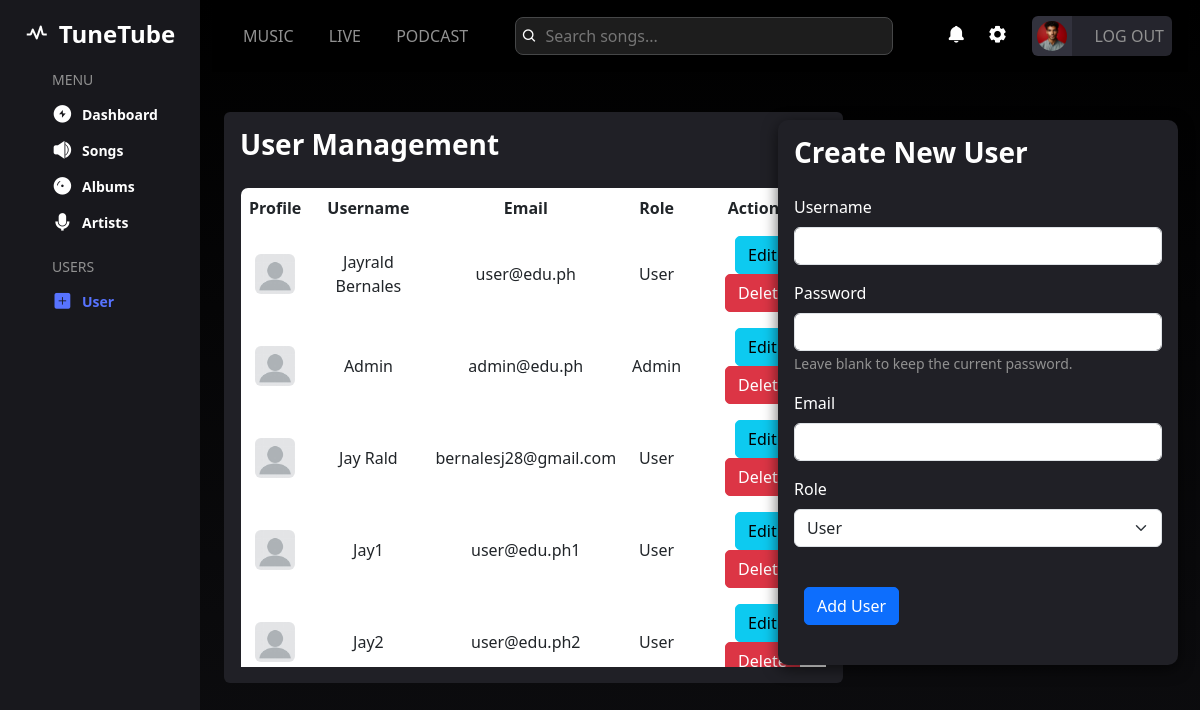
The app's page /admin/user.php (signed in) with its own data.
### tables this page shows
CREATE TABLE `users` (
  `UserID` int(100) NOT NULL,
  `Username` varchar(200) NOT NULL,
  `Password` varchar(200) NOT NULL,
  `Email` varchar(200) NOT NULL,
  `Role` varchar(50) DEFAULT 'user'
);

### admin/user.php (the view, shortened to what this page needs)
<?php
include('../security.php');
include('includes/header.php');
$result = $connection->query("SELECT * FROM users");
?>
<div class="container-fluid">
    <div class="row">
        <?php include 'includes/sidebar-user.php'; ?>
        <div class="col-md-10 position-relative">
            <?php include 'includes/topbar.php'; ?>
            <main class="row">
                <section class="col-md-8 p-4">
                    <div class="music-list-container p-3 mt-3 text-white rounded">
                        <h3>User Management</h3>
                        <div class="music-list overflow-auto" style="max-height: 480px;">
                            <div class="items">
                                <table class="table table-borderless table-hover">
                                    <thead class="table-borderless text-light">
                                        <tr>
                                            <th scope="col">Profile</th>
                                            <th scope="col">Username</th>
                                            <th scope="col">Email</th>
                                            <th scope="col">Role</th>
                                            <th scope="col">Actions</th>
                                        </tr>
                                    </thead>
                                    <tbody class="text-light">
                                        <?php while ($row = $result->fetch_assoc()): ?>
                                            <tr>
                                                <th scope="row"><img src='img/th.jpg' class='img-fluid rounded' style='width: 40px; height: 40px;'></th>
                                                <td><?php echo htmlspecialchars($row['Username']); ?></td>
                                                <td><?php echo htmlspecialchars($row['Email']); ?></td>
                                                <td><?php echo htmlspecialchars($row['Role']); ?></td>
                                                <td>
                                                    <button class="btn btn-info" onclick="editUser(<?php echo $row['UserID']; ?>, '<?php echo addslashes($row['Username']); ?>', '<?php echo addslashes($row['Email']); ?>', '<?php echo $row['Role']; ?>')">Edit</button>
                                                    <a href="?delete=<?php echo $row['UserID']; ?>" class="btn btn-danger" onclick="return confirm('Are you sure you want to delete this user?');">Delete</a>
                                                </td>
                                            </tr>
                                        <?php endwhile; ?>
                                    </tbody>
                                </table>
                            </div>
                        </div>
                    </div>
                </section>
            </main>
            <aside class="user-section col-md-4 p-3 text-white position-absolute end-0">
                <h3>Create New User</h3>
                    <form method="POST" class="mb-4" id="userForm">
                        <div class="mb-3">
                            <label for="username" class="form-label">Username</label>
                            <input type="text" class="form-control" name="username" id="username" required>
                        </div>
                        <div class="mb-3">
                            <label for="password" class="form-label">Password</label>
                            <input type="password" class="form-control" name="password" id="password">
                            <small class="form-text txt">Leave blank to keep the current password.</small>
                        </div>
                        <div class="mb-3">
                            <label for="email" class="form-label">Email</label>
                            <input type="email" class="form-control" name="email" id="email" required>
                        </div>
                        <div class="mb-3">
                            <label for="role" class="form-label">Role</label>
                            <select class="form-select" name="role" id="role" required>
                                <option value="User">User</option>
                            </select>
                        </div>
                        <button type="submit" name="create" class="btn btn-primary mt-4" id="addUserBtn">Add User</button>
                    </form>
            </aside>
        </div>
    </div>
</div>

### admin/css/style.css (style rules this page uses)
body { background: linear-gradient(#000000, #18181d); color: #ffffff; }
.music-list-container { background-color: #202026; }

### admin/css/dashboard.css (style rules this page uses)
body { color: #fff; background-color: #121212; }
.genres, .music-list { background-color: #202026; }

### admin/user.php (style rules this page uses)
.txt { color: #919191; }
.user-section { background-color: #202026; border-radius: 10px; padding: 20px; box-shadow: 0 4px 15px rgba(0, 0, 0, 0.6); margin-right: 22px; top: 120px; width: 400px; color: white; }
.table { border: 1px solid #ddd; border-radius: 8px; overflow: hidden; }
.table th, .table td { text-align: center; vertical-align: middle; }
.btn { border-radius: 5px; margin-left:10px; }
h3 { color: white; font-weight: bold; margin-bottom:25px; }

### records on screen
users: Username "Jayrald Bernales", Email "user@edu.ph", Role "User"
users: Username "Admin", Email "admin@edu.ph", Role "Admin"
users: Username "Jay Rald", Email "bernalesj28@gmail.com", Role "User"
users: Username "Jay1", Email "user@edu.ph1", Role "User"
users: Username "Jay2", Email "user@edu.ph2", Role "User"
